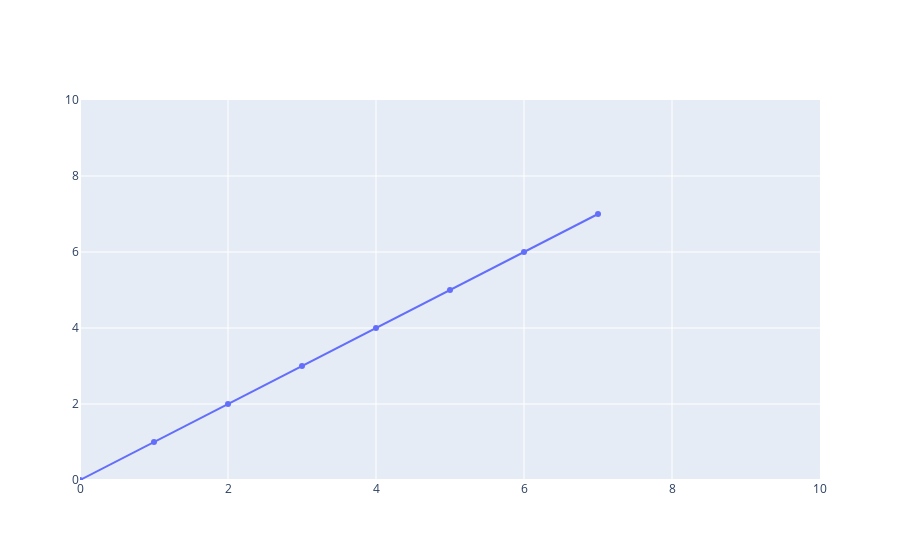

Notebook cell for this chart:
### Code cell
from IPython.display import clear_output
import time
for i in range(10):
    clear_output(wait=True)
    fig.show()
    fig.update_traces(y=list(range(0,i)))
    time.sleep(3)

### Figure 1 — Plotly figure (JSON) as saved in the notebook; plotly's stock layout.template omitted (floating-point values rounded to 4 significant figures)
{"data": [{"type": "scatter", "x": [0, 1, 2, 3, 4, 5, 6, 7, 8, 9], "y": [0, 1, 2, 3, 4, 5, 6, 7]}], "layout": {"xaxis": {"range": [0, 10]}, "yaxis": {"range": [0, 10]}}}
